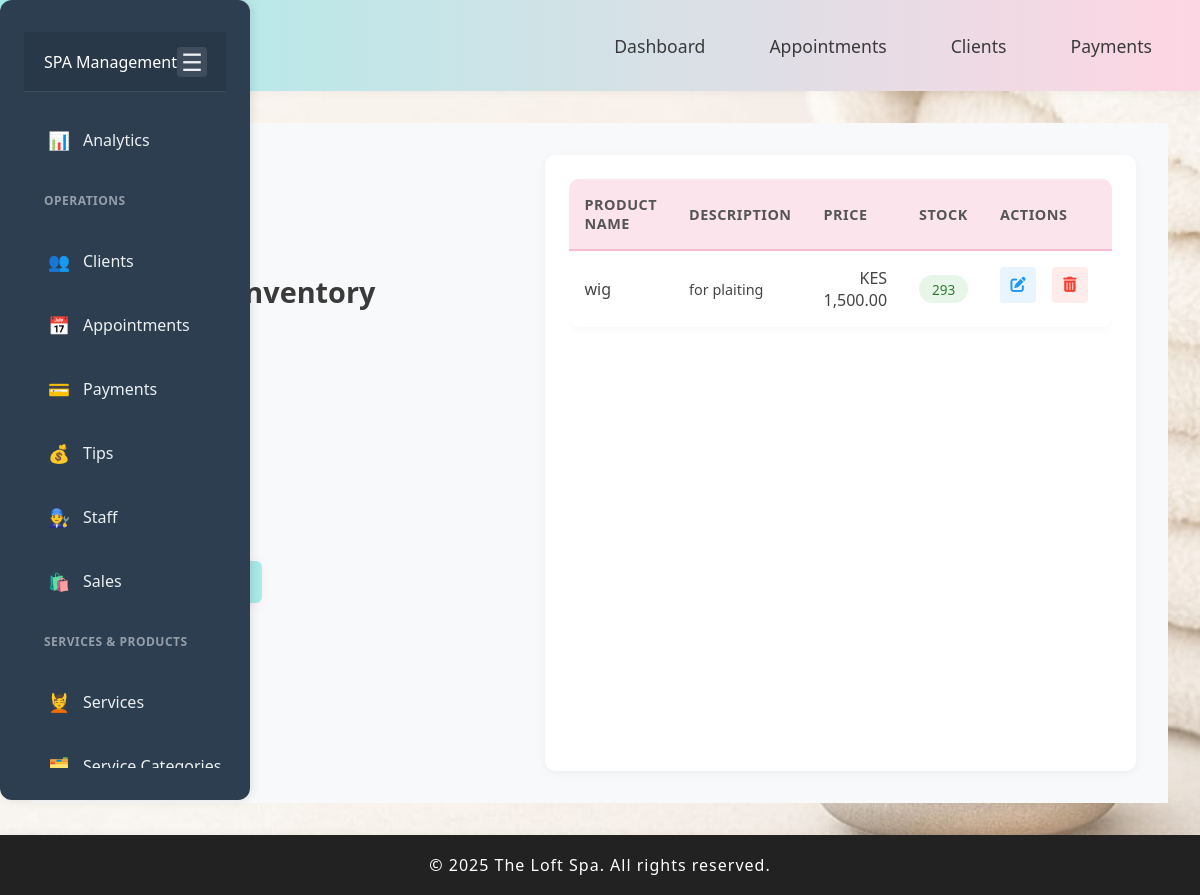
/modules/Products/index.php, run on the app's committed database.
### tables this page shows
CREATE TABLE IF NOT EXISTS `products` (
  `id` int NOT NULL AUTO_INCREMENT,
  `name` varchar(100) DEFAULT NULL,
  `description` text,
  `price` decimal(10,2) DEFAULT NULL,
  `quantity` int DEFAULT '0',
  `supplier_id` int DEFAULT NULL,
  `created_at` timestamp NULL DEFAULT CURRENT_TIMESTAMP,
  PRIMARY KEY (`id`),
  KEY `fk_products_supplier` (`supplier_id`)
);

### modules/Products/index.php (the view, shortened to what this page needs)
<?php
include('../../includes/db.php');
include('../../includes/header.php');
include('../../includes/aside.php');
$products = $conn->query("SELECT * FROM products ORDER BY name ASC");
?>
<main class="content-wrapper">
    <link rel="stylesheet" href="../../assets/css/product.css">
    <link rel="stylesheet" href="../../assets/css/styles.css">
    <link rel="stylesheet" href="https://cdnjs.cloudflare.com/ajax/libs/font-awesome/6.0.0/css/all.min.css">
    <div class="page-header">
        <h1><i class="fas fa-box-open"></i> Product Inventory</h1>
        <a href="add.php" class="btn btn-primary">
        </a>
    </div>
    <div class="card">
        <div class="table-responsive">
            <table class="products-table">
                <thead>
                    <tr>
                        <th>Product Name</th>
                        <th>Description</th>
                        <th class="text-right">Price</th>
                        <th class="text-center">Stock</th>
                        <th class="text-center">Actions</th>
                    </tr>
                </thead>
                <tbody>
                    <?php if ($products->num_rows > 0): ?>
                        <?php while ($p = $products->fetch_assoc()): ?>
                            <tr>
                                <td class="product-name"><?= htmlspecialchars($p['name'] ?? '') ?></td>
                                <td class="product-desc"><?= htmlspecialchars($p['description'] ?? '') ?></td>
                                <td class="text-right">KES <?= isset($p['price']) ? number_format((float)$p['price'], 2) : '0.00' ?></td>
                                <td class="text-center">
                                    <span class="stock-badge <?= ($p['quantity'] ?? 0) > 0 ? 'in-stock' : 'out-of-stock' ?>">
                                        <?= $p['quantity'] ?? '0' ?>
                                    </span>
                                </td>
                                <td class="text-center actions">
                                    <a href="edit.php?id=<?= $p['id'] ?>" class="btn-action edit" title="Edit">
                                        <i class="fas fa-edit"></i>
                                    </a>
                                    <a href="delete.php?id=<?= $p['id'] ?>" class="btn-action delete" title="Delete" onclick="return confirm('Are you sure you want to delete this product?')">
                                        <i class="fas fa-trash-alt"></i>
                                    </a>
                                </td>
                            </tr>
                        <?php endwhile; ?>
                    <?php endif; ?>
                </tbody>
            </table>
        </div>
    </div>
</main>
<?php include('../../includes/footer.php'); ?>

### assets/css/styles.css (style rules this page uses)
* { margin: 0; padding: 0; box-sizing: border-box; }
body { font-family: 'Segoe UI', Arial, sans-serif; background: #f7f8fa; color: #222; min-height: 100vh; display: flex; flex-direction: column; background-image: url('../images/SPA BACKGROUND IMAGE.jpg'); background-size: cover; background-position: center; background-repeat: no-repeat; background-attachment: fixed; }
main { flex: 1; display: flex; gap: 2rem; padding: 2rem; max-width: 1200px; margin: 0 auto; width: 100%; }
table { width: 100%; border-collapse: collapse; background: #fff; border-radius: 10px; overflow: hidden; box-shadow: 0 2px 8px rgba(0,0,0,0.03); margin-bottom: 2rem; }
th, td { padding: 0.9rem 1.2rem; text-align: left; }
th { background: #fce4ec; color: #e75480; font-weight: 600; border-bottom: 2px solid #f8bbd0; }
.btn-primary { display: inline-block; background: linear-gradient(90deg, #e75480 0%, #a8edea 100%); color: #fff; padding: 0.6rem 1.3rem; border: none; border-radius: 6px; font-size: 1rem; font-weight: 600; text-decoration: none; margin-bottom: 1.2rem; transition: background 0.2s, box-shadow 0.2s; box-shadow: 0 2px 8px rgba(231,84,128,0.08); cursor: pointer; }
.btn-action { color: #e75480; background: #fce4ec; border: none; border-radius: 4px; padding: 0.4rem 0.9rem; font-size: 0.95rem; text-decoration: none; margin-right: 0.5rem; transition: background 0.2s, color 0.2s; }

### assets/css/product.css (style rules this page uses)
.content-wrapper { padding: 2rem; background-color: #f8f9fa; min-height: calc(100vh - 120px); }
.page-header { display: flex; justify-content: space-between; align-items: center; margin-bottom: 2rem; flex-wrap: wrap; gap: 1rem; }
.page-header h1 { color: #3a3a3a; font-size: 1.8rem; font-weight: 600; margin: 0; display: flex; align-items: center; gap: 0.8rem; }
.card { background: #fff; border-radius: 10px; box-shadow: 0 2px 10px rgba(0, 0, 0, 0.05); padding: 1.5rem; }
.table-responsive { overflow-x: auto; }
.products-table { width: 100%; border-collapse: collapse; }
.products-table thead { background-color: #f5f5f5; }
.products-table th { padding: 1rem; text-align: left; color: #555; font-weight: 600; font-size: 0.9rem; text-transform: uppercase; letter-spacing: 0.5px; }
.products-table td { padding: 1rem; border-bottom: 1px solid #eee; color: #444; }
.products-table tr:last-child td { border-bottom: none; }
.product-name { font-weight: 500; color: #3a3a3a; }
.product-desc { color: #666; font-size: 0.9rem; max-width: 300px; white-space: nowrap; overflow: hidden; text-overflow: ellipsis; }
.text-right { text-align: right; }
.text-center { text-align: center; }
.stock-badge { display: inline-block; padding: 0.3rem 0.8rem; border-radius: 20px; font-size: 0.85rem; font-weight: 500; }
.stock-badge.in-stock { background-color: #e8f5e9; color: #2e7d32; }
.actions { display: flex; justify-content: center; gap: 0.5rem; }
.btn-action { width: 36px; height: 36px; border-radius: 50%; display: inline-flex; align-items: center; justify-content: center; transition: all 0.2s ease; }
.btn-action.edit { color: #2196F3; background-color: rgba(33, 150, 243, 0.1); }
.btn-action.delete { color: #f44336; background-color: rgba(244, 67, 54, 0.1); }
.btn { padding: 0.7rem 1.2rem; border-radius: 6px; font-weight: 600; cursor: pointer; transition: all 0.3s ease; border: none; font-size: 0.9rem; display: inline-flex; align-items: center; gap: 0.5rem; text-decoration: none; }
.btn-primary { background: #e75480; color: white; box-shadow: 0 4px 12px rgba(231, 84, 128, 0.2); }

### data on the page
products: name "wig", description "for plaiting", price "1,500.00", quantity "293"
